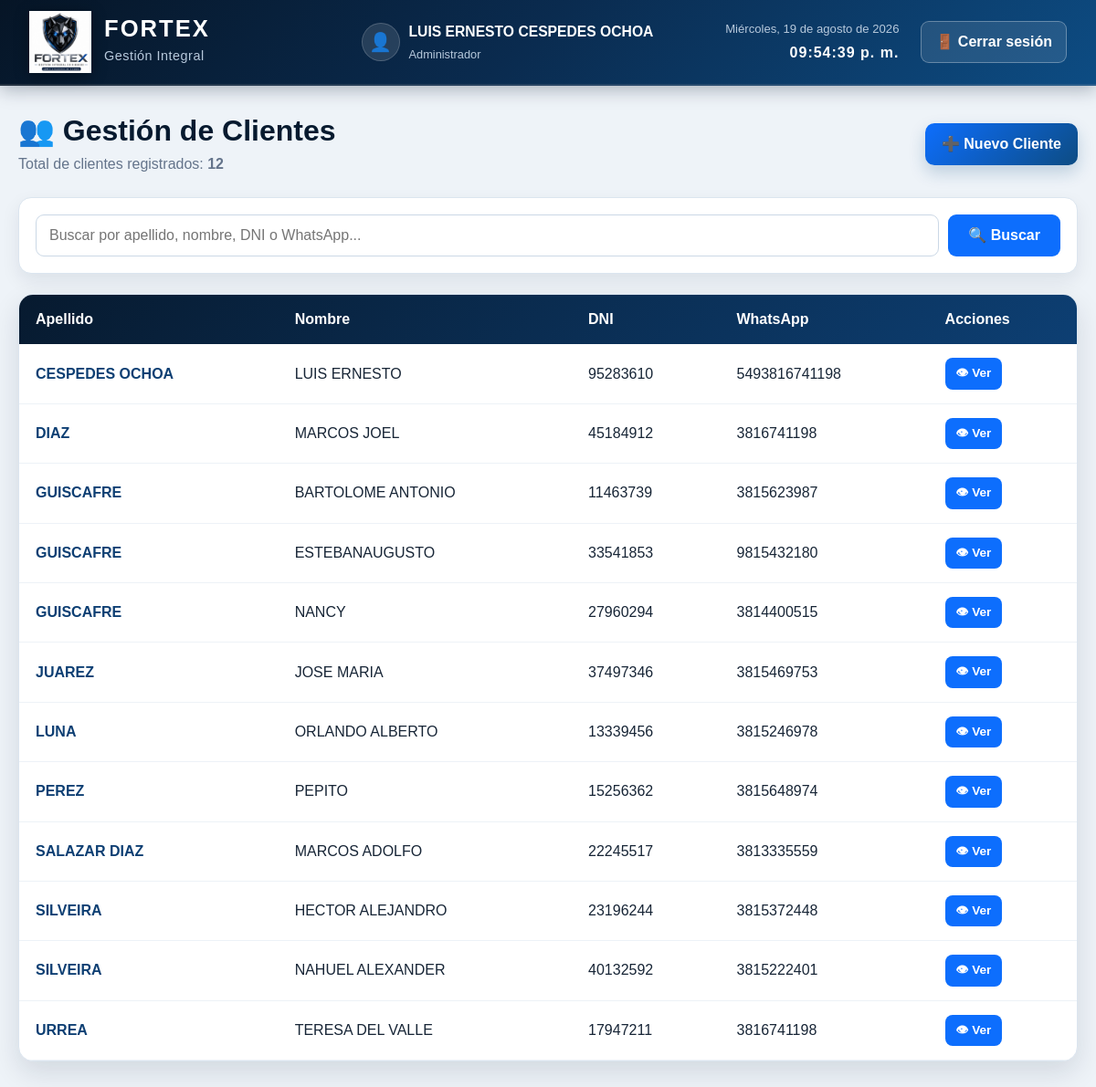
The app's page /clientes/ (signed in) with its own data.
### clientes/models.py (models this page shows, shortened)
class Cliente(models.Model):
    nombre = models.CharField("Nombre", max_length=100)
    apellido = models.CharField("Apellido", max_length=100)
    dni = models.CharField("DNI", max_length=20, unique=True)
    fecha_nacimiento = models.DateField(
        "Fecha de nacimiento",
        null=True,
        blank=True
    )
    whatsapp = models.CharField("WhatsApp", max_length=20, blank=True, default="")
    calle = models.CharField("Calle", max_length=150, blank=True)
    numero = models.CharField("Número", max_length=20, blank=True)
    piso = models.CharField("Piso", max_length=20, blank=True)
    departamento = models.CharField("Departamento", max_length=20, blank=True)
    barrio = models.CharField("Barrio", max_length=100, blank=True)
    codigo_postal = models.CharField("Código postal", max_length=20, blank=True)
    email = models.EmailField("Email", blank=True)
    telefono_alternativo = models.CharField(
    "Teléfono alternativo",
    max_length=30,
    blank=True
    )
    estado = models.CharField(
    "Estado",
    max_length=20,
    choices=[
        ("Activo", "Activo"),
        ("Inactivo", "Inactivo"),
        ("Prospecto", "Prospecto"),
    ],
    default="Activo"
    )
    localidad = models.CharField(
        "Localidad",
        max_length=100,
        blank=True
    )
    provincia = models.CharField(
        "Provincia",
        max_length=100,
        blank=True
    )
    observaciones = models.TextField(
        "Observaciones",
        blank=True
    )

### principal/views.py (the view, shortened to what this page needs)
# urls.py: path("clientes/",views.lista_clientes,name="lista_clientes",),
@login_required
def lista_clientes(request):
    busqueda = request.GET.get("q", "").strip()
    clientes = Cliente.objects.all().order_by("apellido", "nombre")
    contexto = {
        "clientes": clientes,
        "busqueda": busqueda,
        "cantidad_clientes": clientes.count(),
    }
    return render(
        request,
        "principal/lista_clientes.html",
        contexto,
    )

### principal/templates/principal/lista_clientes.html (shortened to what this page needs)
{% extends "principal/base.html" %}
{% load static %}
{% block extra_css %}
<link rel="stylesheet"
      href="{% static 'principal/css/clientes.css' %}?v=1">
{% endblock %}
{% block content %}
<section class="pagina-clientes">
    <div class="encabezado-clientes">
        <div class="titulo-clientes">
            <h1>👥 Gestión de Clientes</h1>
            <p>
                Total de clientes registrados:
                <strong>{{ cantidad_clientes }}</strong>
            </p>
        </div>
        <a href="{% url 'crear_cliente' %}"
           class="boton-nuevo-cliente">
            ➕ Nuevo Cliente
        </a>
    </div>
    <div class="panel-busqueda">
        <form method="get"
              class="formulario-busqueda">
            <input
                type="text"
                name="q"
                placeholder="Buscar por apellido, nombre, DNI o WhatsApp..."
                value="{{ busqueda }}"
            >
            <button type="submit"
                    class="boton-buscar">
                🔍 Buscar
            </button>
        </form>
    </div>
    <div class="tabla-clientes-contenedor">
        <table class="tabla-clientes">
            <thead>
                <tr>
                    <th>Apellido</th>
                    <th>Nombre</th>
                    <th>DNI</th>
                    <th>WhatsApp</th>
                    <th>Acciones</th>
                </tr>
            </thead>
            <tbody>
                {% for cliente in clientes %}
                    <tr>
                        <td class="nombre-cliente">
                            {{ cliente.apellido }}
                        </td>
                        <td>{{ cliente.nombre }}</td>
                        <td>{{ cliente.dni }}</td>
                        <td>{{ cliente.whatsapp }}</td>
                        <td>
                            <a href="{% url 'detalle_cliente' cliente.id %}"
                               class="boton-ver">
                                👁 Ver
                            </a>
                        </td>
                    </tr>
                {% endfor %}
            </tbody>
        </table>
    </div>
</section>
{% endblock %}

### principal/templates/principal/base.html (shortened to what this page needs)
{% load static %}
<!DOCTYPE html>
<html lang="es">
<head>
    <link href="https://cdn.jsdelivr.net/npm/bootstrap@5.3.3/dist/css/bootstrap.min.css"
      rel="stylesheet">
    <link rel="stylesheet"
          href="{% static 'principal/css/base.css' %}">
    {% block extra_css %}{% endblock %}
</head>
<body>
    <header class="barra-superior">
        <a href="{% url 'inicio' %}" class="marca-fortex">
            <img
                src="{% static 'principal/img/fortex_logo.png' %}"
                alt="Logo de FORTEX"
                class="logo-fortex"
            >
            <div class="nombre-marca">
                <strong>FORTEX</strong>
                <span>Gestión Integral</span>
            </div>
        </a>
        <div class="datos-usuario">
            <div class="usuario-conectado">
                <span class="icono-usuario">👤</span>
                <div>
                    <strong>
                        {% if user.get_full_name %}
                            {{ user.get_full_name }}
                        {% else %}
                            {{ user.username|capfirst }}
                        {% endif %}
                    </strong>
                    <span>
                        {% if user.is_superuser %}
                            Administrador
                        {% elif user.is_staff %}
                            Supervisor
                        {% else %}
                            Colaborador
                        {% endif %}
                    </span>
                </div>
            </div>
            <div class="fecha-hora">
                <span id="fecha-actual"></span>
                <span id="hora-actual"></span>
            </div>
            <form method="post"
                  action="{% url 'logout' %}"
                  class="formulario-salir">
                <button type="submit" class="boton-salir">
                    🚪 Cerrar sesión
                </button>
            </form>
        </div>
    </header>
    <main class="contenido-principal">
    {% block content %}
    {% endblock %}
</main>
</body>
</html>

### principal/static/principal/css/base.css (style rules this page uses)
* { margin: 0; padding: 0; box-sizing: border-box; }
:root { --azul-oscuro: #071a2f; --azul-medio: #0d3f73; --azul-claro: #1d78c1; --plateado: #dce6f0; --blanco: #ffffff; --texto-suave: #b7c9dc; --fondo: #eef3f8; }
body { min-height: 100vh; font-family: Arial, Helvetica, sans-serif; background: var(--fondo); color: #172536; }
.barra-superior { min-height: 94px; padding: 12px 32px; display: flex; align-items: center; justify-content: space-between; gap: 24px; background: linear-gradient( 135deg, #061526 0%, #0a2b4f 48%, #0d4c83 100% ); border-bottom: 2px solid rgba(255, 255, 255, 0.12); box-shadow: 0 5px 18px rgba(0, 20, 45, 0.28); }
.marca-fortex { display: flex; align-items: center; gap: 14px; color: var(--blanco); text-decoration: none; }
.logo-fortex { width: 68px; height: 68px; object-fit: contain; filter: drop-shadow(0 3px 8px rgba(0, 0, 0, 0.35)); }
.nombre-marca { display: flex; flex-direction: column; }
.nombre-marca strong { font-size: 1.6rem; letter-spacing: 2px; line-height: 1; }
.nombre-marca span { margin-top: 6px; font-size: 0.9rem; color: var(--texto-suave); letter-spacing: 0.5px; }
.datos-usuario { display: flex; align-items: center; justify-content: flex-end; gap: 24px; color: var(--blanco); }
.usuario-conectado { display: flex; align-items: center; gap: 10px; }
.icono-usuario { width: 42px; height: 42px; display: grid; place-items: center; border-radius: 50%; font-size: 1.25rem; background: rgba(255, 255, 255, 0.12); border: 1px solid rgba(255, 255, 255, 0.18); }
.usuario-conectado div { display: flex; flex-direction: column; }
.usuario-conectado strong { font-size: 0.98rem; }
.usuario-conectado div span { margin-top: 3px; font-size: 0.8rem; color: var(--texto-suave); }
.fecha-hora { min-width: 245px; display: flex; flex-direction: column; text-align: right; font-size: 0.82rem; color: var(--texto-suave); }
#hora-actual { margin-top: 4px; color: var(--blanco); font-size: 1rem; font-weight: bold; letter-spacing: 1px; }
.formulario-salir { margin: 0; }
.boton-salir { padding: 10px 15px; border: 1px solid rgba(255, 255, 255, 0.3); border-radius: 9px; color: var(--blanco); background: rgba(255, 255, 255, 0.1); font-weight: bold; cursor: pointer; transition: 0.2s ease; }
.contenido-principal { width: min(1400px, calc(100% - 40px)); margin: 30px auto; }

### principal/static/principal/css/clientes.css (style rules this page uses)
.pagina-clientes { max-width: 1180px; margin: 0 auto; }
.encabezado-clientes { display: flex; align-items: center; justify-content: space-between; gap: 20px; margin-bottom: 24px; }
.titulo-clientes h1 { margin: 0; color: #071a2f; font-size: 2rem; font-weight: 800; }
.titulo-clientes p { margin: 6px 0 0; color: #64748b; }
.boton-nuevo-cliente { padding: 11px 18px; border-radius: 10px; background: linear-gradient(135deg, #0d6efd, #0d4c83); color: #ffffff; font-weight: 700; text-decoration: none; box-shadow: 0 8px 18px rgba(13, 76, 131, 0.22); transition: 0.2s ease; }
.panel-busqueda { margin-bottom: 22px; padding: 18px; border: 1px solid #dbe5ef; border-radius: 14px; background: #ffffff; box-shadow: 0 8px 20px rgba(7, 26, 47, 0.08); }
.formulario-busqueda { display: flex; gap: 10px; }
.formulario-busqueda input { flex: 1; min-height: 44px; padding: 10px 14px; border: 1px solid #cbd8e6; border-radius: 9px; outline: none; }
.boton-buscar { padding: 10px 22px; border: none; border-radius: 9px; background: #0d6efd; color: #ffffff; font-weight: 700; }
.tabla-clientes-contenedor { overflow: hidden; border: 1px solid #dbe5ef; border-radius: 16px; background: #ffffff; box-shadow: 0 12px 30px rgba(7, 26, 47, 0.12); }
.tabla-clientes { width: 100%; margin: 0; border-collapse: collapse; }
.tabla-clientes thead { background: linear-gradient(135deg, #071a2f, #0d3f73); color: #ffffff; }
.tabla-clientes th, .tabla-clientes td { padding: 15px 18px; vertical-align: middle; }
.tabla-clientes tbody tr { border-bottom: 1px solid #edf2f7; transition: 0.2s ease; }
.nombre-cliente { font-weight: 700; color: #0d3f73; }
.boton-ver { display: inline-block; padding: 7px 12px; border-radius: 8px; background: #0d6efd; color: #ffffff; font-size: 0.85rem; font-weight: 700; text-decoration: none; }

### records on screen
Cliente: apellido "CESPEDES OCHOA", nombre "LUIS ERNESTO", dni "95283610", whatsapp "5493816741198"
Cliente: apellido "DIAZ", nombre "MARCOS JOEL", dni "45184912", whatsapp "3816741198"
Cliente: apellido "GUISCAFRE", nombre "BARTOLOME ANTONIO", dni "11463739", whatsapp "3815623987"
Cliente: apellido "GUISCAFRE", nombre "ESTEBANAUGUSTO", dni "33541853", whatsapp "9815432180"
Cliente: apellido "GUISCAFRE", nombre "NANCY", dni "27960294", whatsapp "3814400515"
Cliente: apellido "JUAREZ", nombre "JOSE MARIA", dni "37497346", whatsapp "3815469753"
Cliente: apellido "LUNA", nombre "ORLANDO ALBERTO", dni "13339456", whatsapp "3815246978"
Cliente: apellido "PEREZ", nombre "PEPITO", dni "15256362", whatsapp "3815648974"
Cliente: apellido "SALAZAR DIAZ", nombre "MARCOS ADOLFO", dni "22245517", whatsapp "3813335559"
Cliente: apellido "SILVEIRA", nombre "HECTOR ALEJANDRO", dni "23196244", whatsapp "3815372448"
Cliente: apellido "SILVEIRA", nombre "NAHUEL ALEXANDER", dni "40132592", whatsapp "3815222401"
Cliente: apellido "URREA", nombre "TERESA DEL VALLE", dni "17947211", whatsapp "3816741198"

### other values on screen
{{ user.get_full_name }} "LUIS ERNESTO CESPEDES OCHOA"
{{ cantidad_clientes }} "12"
